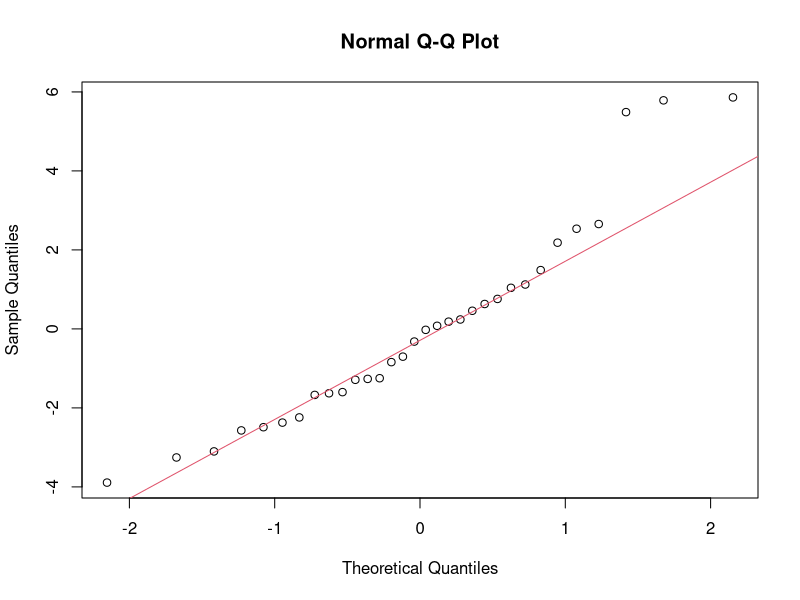
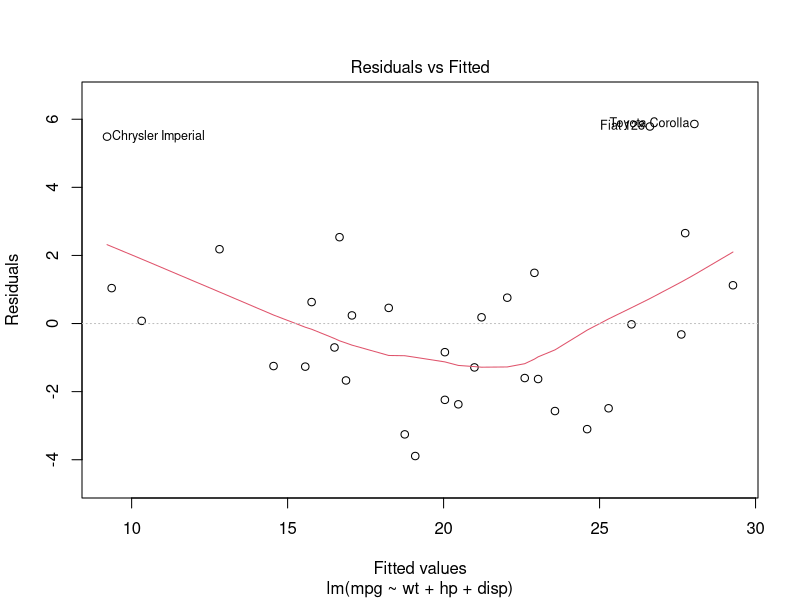
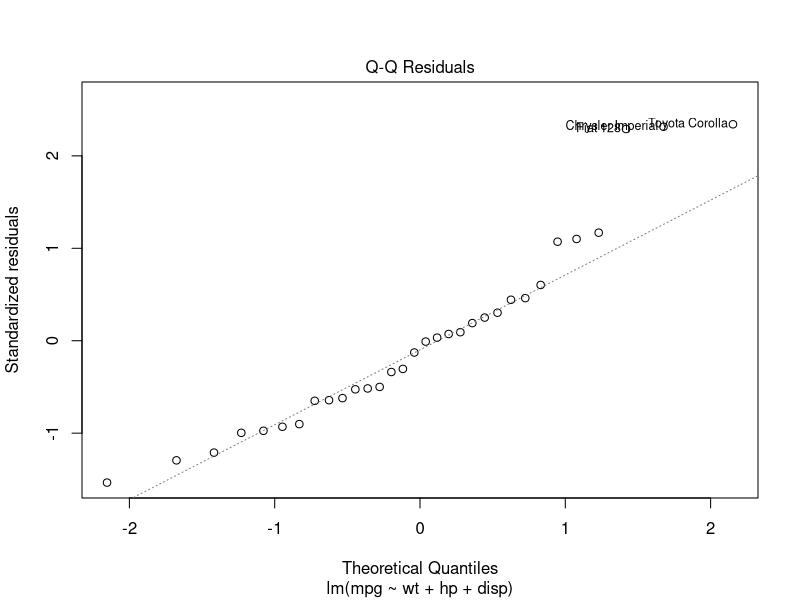

Recreate these plots in R, in order.
## ---- chunk 1
knitr::opts_chunk$set(echo = FALSE, warning = FALSE, message = FALSE)

library(ggplot2)
library(dplyr)
library(tidyr)
library(broom)
library(car)
library(MASS)
library(patchwork)

# Colores sugeridos de estilo institucional
verde_u <- "#0B6E4F"
verde_suave <- "#DCEFE8"
gris_claro <- "#F7F7F7"
## ---- chunk 2
modelo1 <- lm(mpg ~ wt + hp + disp, data = mtcars)
summary(modelo1)
## ---- chunk 3
qqnorm(resid(modelo1))
qqline(resid(modelo1), col = 2)
## ---- chunk 4
plot(modelo1, which = 1)
## ---- chunk 5
plot(modelo1, which = 2)
## ---- chunk 6
car::vif(modelo1)
## ---- chunk 7
modelo2 <- lm(mpg ~ wt + hp, data = mtcars)
modelo3 <- lm(mpg ~ wt + hp + disp + qsec, data = mtcars)
AIC(modelo1, modelo2, modelo3)
## ---- chunk 8
modelo_base <- lm(mpg ~ 1, data = mtcars)
modelo_full <- lm(mpg ~ wt + hp + disp + qsec + drat, data = mtcars)
stepAIC(modelo_full, direction = "both", trace = FALSE)
